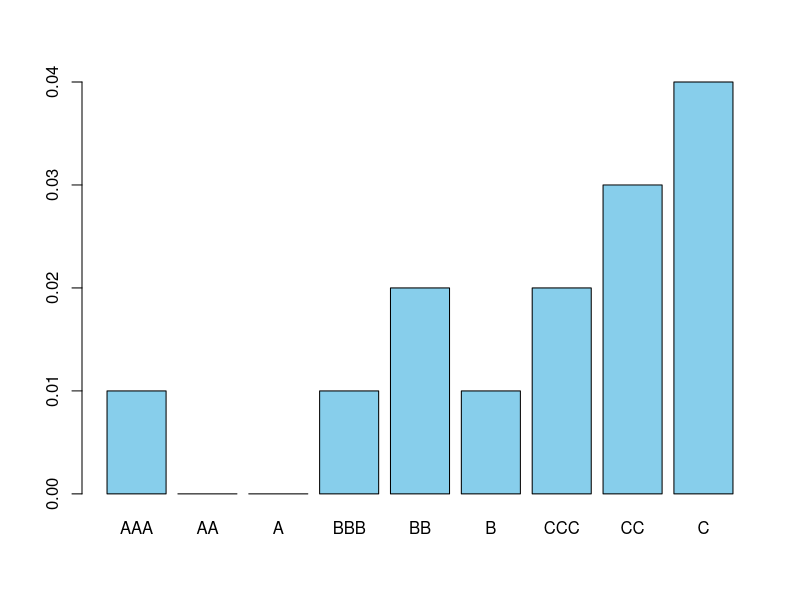
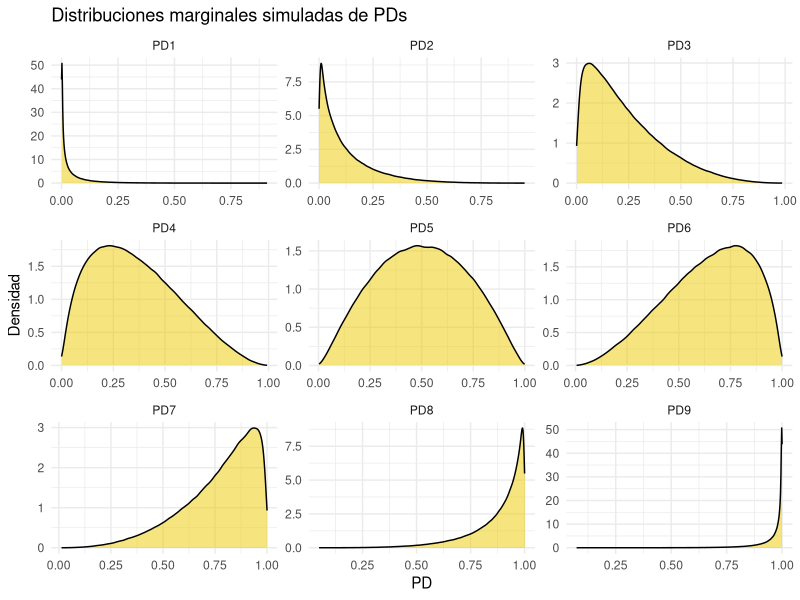
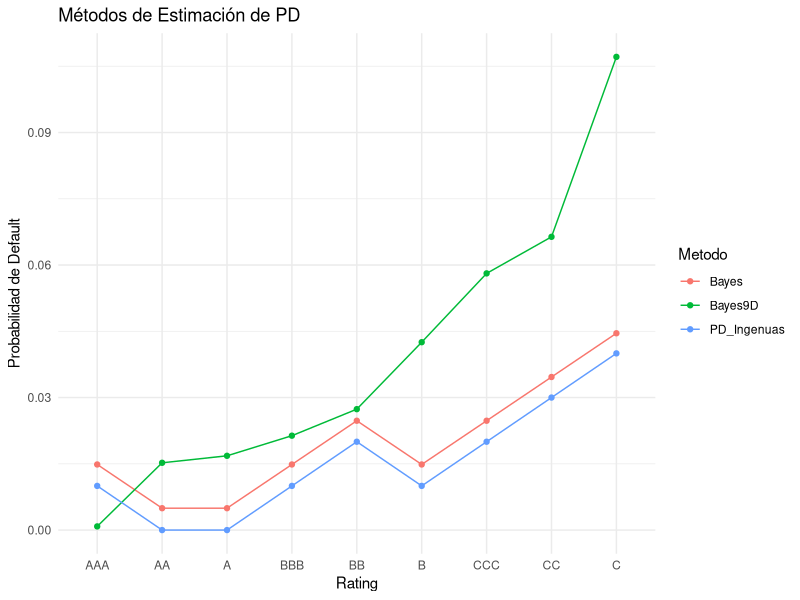

Here is the R script that generated these plots, in order:
## ---- chunk 1
library(ggplot2)
library(tidyr)
## ---- chunk 2
Rating <- c("AAA", "AA", "A", "BBB", "BB", "B", "CCC", "CC", "C")
Exposures <- rep(100, 9)
Defaults <- c(1, 0, 0, 1, 2, 1, 2, 3, 4)

datos <- data.frame(Rating, Exposures, Defaults)
datos

datos$PD_Ingenuas <- datos$Defaults / datos$Exposures
datos
barplot(datos$PD_Ingenuas, col = "skyblue", names.arg = Rating)
## ---- chunk 3
set.seed(1)

r <- length(Rating)
n <- 1000000

# Función para simular theta y PDs ordenadas
simular_pds_ordenadas <- function(r, n) {
  theta <- matrix(NA, nrow = n, ncol = r)
  PD <- matrix(NA, nrow = n, ncol = r)
  
  for (i in 1:n) {
    u <- runif(r)
    theta[i, r] <- (u[r] ^ (1/(r))) * (pi/2)  
    for (j in (r - 1):1) {
      theta[i, j] <- (u[j] ^ (1/j)) * theta[i, j+1]
    }
    PD[i, ] <- cos(pi/2 - theta[i, ])^2
  }
  return(PD)
}

PD_simuladas <- simular_pds_ordenadas(r, n)
## ---- chunk 4
calcular_pesos <- function(PD_simuladas, datos) {
  pesos <- numeric(nrow(PD_simuladas))
  for (i in 1:nrow(PD_simuladas)) {
    lik <- prod(dbinom(datos$Defaults, size = datos$Exposures, prob = PD_simuladas[i, ]))
    pesos[i] <- lik
  }
  return(pesos)
}

pesos <- calcular_pesos(PD_simuladas, datos)

PD_estimadas <- colSums(PD_simuladas * pesos) / sum(pesos)
names(PD_estimadas) <- datos$Rating
print(PD_estimadas)
## ---- chunk 5
# Convertir a formato
colnames(PD_simuladas) <- paste0("PD", 1:ncol(PD_simuladas))
pd_df <- as.data.frame(PD_simuladas)
pd_long <- pivot_longer(pd_df, cols = everything(),
                        names_to = "Rating", values_to = "PD")

# Graficar las marginales
ggplot(pd_long, aes(x = PD)) +
  geom_density(fill = "gold2", alpha = 0.5) +
  facet_wrap(~ Rating, ncol = 3, scales = "free") +
  labs(title = "Distribuciones marginales simuladas de PDs",
       x = "PD", y = "Densidad") +
  theme_minimal()
## ---- chunk 6
# Añadimos las probabilidades

datos$Bayes <- (datos$Defaults + 0.5) / (datos$Exposures + 1)
datos$Bayes9D <- round(PD_estimadas, 9)
datos

# Gráfico
resultados_long <- pivot_longer(datos, cols = -c(Rating, Exposures, Defaults), names_to = "Metodo", values_to = "PD")
resultados_long$Rating <- factor(resultados_long$Rating, 
                                levels = c("AAA", "AA", "A", "BBB", "BB", "B", "CCC", "CC", "C"))
ggplot(resultados_long, aes(x = Rating, y = PD, color = Metodo, group = Metodo)) +
  geom_line() +  # Líneas que conectan puntos
  geom_point() +  # Puntos en cada valor
  labs(title = "Métodos de Estimación de PD", y = "Probabilidad de Default") +
  theme_minimal()

